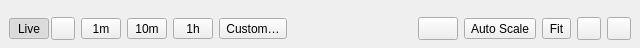
<?xml version="1.0" encoding="UTF-8"?>
<ui version="4.0">
 <class>TrendGraphToolbar</class>
 <widget class="QWidget" name="TrendGraphToolbar">
  <property name="geometry">
   <rect>
    <x>0</x>
    <y>0</y>
    <width>640</width>
    <height>48</height>
   </rect>
  </property>
  <layout class="QHBoxLayout" name="toolbarLayout">
   <property name="spacing">
    <number>6</number>
   </property>
   <property name="leftMargin">
    <number>9</number>
   </property>
   <property name="topMargin">
    <number>9</number>
   </property>
   <property name="rightMargin">
    <number>9</number>
   </property>
   <property name="bottomMargin">
    <number>0</number>
   </property>
   <item>
    <layout class="QHBoxLayout" name="liveGroup">
     <property name="spacing">
      <number>2</number>
     </property>
     <item>
      <widget class="ThemedToolButton" name="liveButton">
       <property name="minimumSize">
        <size>
         <width>40</width>
         <height>0</height>
        </size>
       </property>
       <property name="text">
        <string>Live</string>
       </property>
       <property name="checkable">
        <bool>true</bool>
       </property>
       <property name="checked">
        <bool>true</bool>
       </property>
       <property name="toolButtonStyle">
        <enum>Qt::ToolButtonStyle::ToolButtonTextOnly</enum>
       </property>
      </widget>
     </item>
     <item>
      <widget class="ThemedToolButton" name="livePauseButton">
       <property name="toolTip">
        <string>Pause</string>
       </property>
       <property name="iconName" stdset="0">
        <string>pause</string>
       </property>
       <property name="squareIconOnly" stdset="0">
        <bool>true</bool>
       </property>
      </widget>
     </item>
    </layout>
   </item>
   <item>
    <widget class="ThemedToolButton" name="oneMinuteButton">
     <property name="minimumSize">
      <size>
       <width>40</width>
       <height>0</height>
      </size>
     </property>
     <property name="text">
      <string>1m</string>
     </property>
     <property name="checkable">
      <bool>true</bool>
     </property>
     <property name="toolButtonStyle">
      <enum>Qt::ToolButtonStyle::ToolButtonTextOnly</enum>
     </property>
    </widget>
   </item>
   <item>
    <widget class="ThemedToolButton" name="tenMinutesButton">
     <property name="minimumSize">
      <size>
       <width>40</width>
       <height>0</height>
      </size>
     </property>
     <property name="text">
      <string>10m</string>
     </property>
     <property name="checkable">
      <bool>true</bool>
     </property>
     <property name="toolButtonStyle">
      <enum>Qt::ToolButtonStyle::ToolButtonTextOnly</enum>
     </property>
    </widget>
   </item>
   <item>
    <widget class="ThemedToolButton" name="oneHourButton">
     <property name="minimumSize">
      <size>
       <width>40</width>
       <height>0</height>
      </size>
     </property>
     <property name="text">
      <string>1h</string>
     </property>
     <property name="checkable">
      <bool>true</bool>
     </property>
     <property name="toolButtonStyle">
      <enum>Qt::ToolButtonStyle::ToolButtonTextOnly</enum>
     </property>
    </widget>
   </item>
   <item>
    <widget class="ThemedToolButton" name="customButton">
     <property name="minimumSize">
      <size>
       <width>64</width>
       <height>0</height>
      </size>
     </property>
     <property name="toolTip">
      <string>Custom interval…</string>
     </property>
     <property name="text">
      <string>Custom…</string>
     </property>
     <property name="checkable">
      <bool>true</bool>
     </property>
     <property name="toolButtonStyle">
      <enum>Qt::ToolButtonStyle::ToolButtonTextOnly</enum>
     </property>
    </widget>
   </item>
   <item>
    <widget class="QWidget" name="intervalGroup" native="true">
     <property name="visible">
      <bool>false</bool>
     </property>
     <layout class="QHBoxLayout" name="intervalGroupLayout">
      <property name="spacing">
       <number>8</number>
      </property>
      <property name="leftMargin">
       <number>6</number>
      </property>
      <property name="topMargin">
       <number>0</number>
      </property>
      <property name="rightMargin">
       <number>0</number>
      </property>
      <property name="bottomMargin">
       <number>0</number>
      </property>
      <item>
       <widget class="QFrame" name="durationBadge">
        <layout class="QHBoxLayout" name="durationBadgeLayout">
         <property name="spacing">
          <number>4</number>
         </property>
         <property name="leftMargin">
          <number>8</number>
         </property>
         <property name="topMargin">
          <number>2</number>
         </property>
         <property name="rightMargin">
          <number>8</number>
         </property>
         <property name="bottomMargin">
          <number>2</number>
         </property>
         <item>
          <widget class="ThemedIconLabel" name="durationIcon">
           <property name="sizePolicy">
            <sizepolicy hsizetype="Maximum" vsizetype="Preferred">
             <horstretch>0</horstretch>
             <verstretch>0</verstretch>
            </sizepolicy>
           </property>
           <property name="text">
            <string/>
           </property>
           <property name="alignment">
            <set>Qt::AlignCenter</set>
           </property>
          </widget>
         </item>
         <item>
          <widget class="QLabel" name="durationLabel">
           <property name="text">
            <string/>
           </property>
          </widget>
         </item>
        </layout>
       </widget>
      </item>
     </layout>
    </widget>
   </item>
   <item>
    <spacer name="toolbarSpacer">
     <property name="orientation">
      <enum>Qt::Orientation::Horizontal</enum>
     </property>
     <property name="sizeHint" stdset="0">
      <size>
       <width>40</width>
       <height>20</height>
      </size>
     </property>
    </spacer>
   </item>
   <item>
    <widget class="ThemedToolButton" name="refreshButton">
     <property name="minimumSize">
      <size>
       <width>40</width>
       <height>0</height>
      </size>
     </property>
     <property name="toolTip">
      <string>Refresh history from now</string>
     </property>
     <property name="iconName" stdset="0">
      <string>refresh</string>
     </property>
     <property name="squareIconOnly" stdset="0">
      <bool>true</bool>
     </property>
    </widget>
   </item>
   <item>
    <widget class="ThemedToolButton" name="autoScaleButton">
     <property name="text">
      <string>Auto Scale</string>
     </property>
     <property name="toolButtonStyle">
      <enum>Qt::ToolButtonStyle::ToolButtonTextOnly</enum>
     </property>
    </widget>
   </item>
   <item>
    <widget class="ThemedToolButton" name="fitButton">
     <property name="text">
      <string>Fit</string>
     </property>
     <property name="toolButtonStyle">
      <enum>Qt::ToolButtonStyle::ToolButtonTextBesideIcon</enum>
     </property>
     <property name="iconName" stdset="0">
      <string>fit</string>
     </property>
    </widget>
   </item>
   <item>
    <widget class="ThemedToolButton" name="exportButton">
     <property name="iconName" stdset="0">
      <string>export</string>
     </property>
     <property name="squareIconOnly" stdset="0">
      <bool>true</bool>
     </property>
    </widget>
   </item>
   <item>
    <widget class="ThemedToolButton" name="settingsButton">
     <property name="iconName" stdset="0">
      <string>settings</string>
     </property>
     <property name="squareIconOnly" stdset="0">
      <bool>true</bool>
     </property>
    </widget>
   </item>
  </layout>
 </widget>
 <customwidgets>
  <customwidget>
   <class>ThemedToolButton</class>
   <extends>QToolButton</extends>
   <header>widgets/themedtoolbutton.h</header>
  </customwidget>
  <customwidget>
   <class>ThemedIconLabel</class>
   <extends>QLabel</extends>
   <header>widgets/themediconlabel.h</header>
  </customwidget>
 </customwidgets>
 <resources/>
 <connections/>
</ui>
